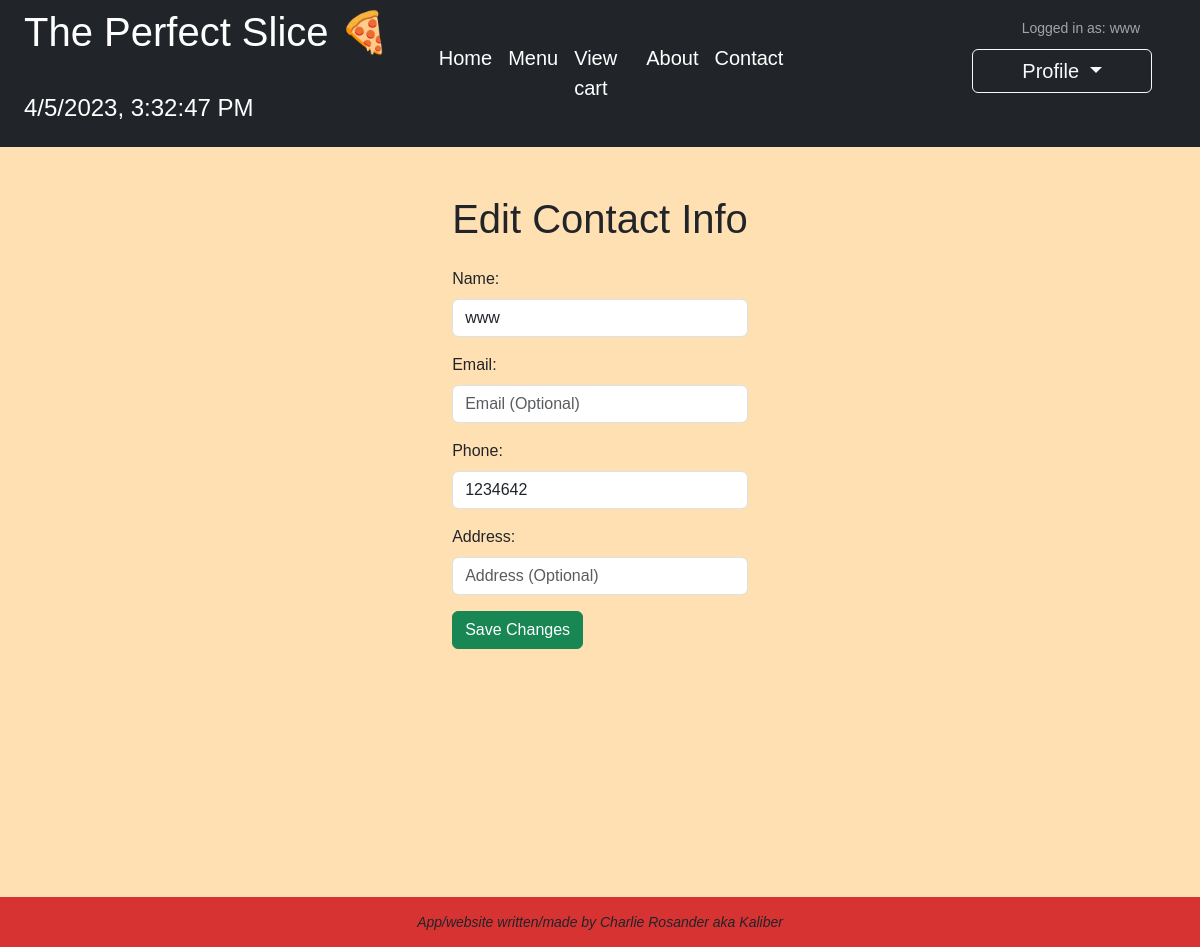
The app's page /edit_contact_info (signed in) with its own data.
### app.py (models this page shows)
class User(db.Model):
    __tablename__ = 'user'
    id = db.Column(db.Integer, primary_key=True)
    username = db.Column(db.String(80), unique=True, nullable=False)
    password = db.Column(db.String(80), unique=True, nullable=False)
    email = db.Column(db.String(80), unique=True, nullable=True)
    address = db.Column(db.String(80), nullable=True)
    phone = db.Column(db.String(80), nullable=True)
    date = db.Column(db.String(80), nullable=False)

### app.py (the view, shortened to what this page needs)
@app.route('/edit_contact_info', methods=['GET', 'POST'])
def edit_contact_info():
    if 'user' not in session or session['user'] == 'guest':
        return redirect(url_for('login'))
    current_user = User.query.filter_by(username=session['user']).first()
    return render_template('edit_profile.html', current_user=current_user)

### templates/edit_profile.html (shortened to what this page needs)
{% extends "layout.html" %}
{% block content %}
<div class="container mt-4">
    <div class="text-center my-4">
        <h1>
             Edit Contact Info
        </h1>
    </div>
    <div class="row">
        <div class="col">
            <form action="{{ url_for('edit_contact_info') }}" method="POST">
                <div class="mb-3">
                    <label for="username" class="form-label">Name:</label>
                    <input type="text" class="form-control" id="username" name="username"
                        value="{{ current_user.username if current_user.username }}">
                </div>
                <div class="mb-3">
                    <label for="email" class="form-label">Email:</label>
                    <input type="email" class="form-control" id="email" name="email"
                        value="{{ current_user.email if current_user.email }}" placeholder="Email (Optional)">
                </div>
                <div class="mb-3">
                    <label for="phone" class="form-label">Phone:</label>
                    <input type="text" class="form-control" id="phone" name="phone"
                        value="{{ current_user.phone if current_user.phone }}" placeholder="Phone (Optional)">
                </div>
                <div class="mb-3">
                    <label for="address" class="form-label">Address:</label>
                    <input type="text" class="form-control" id="address" name="address"
                        value="{{ current_user.address if current_user.address }}" placeholder="Address (Optional)">
                </div>
                <button type="submit" class="btn btn-success">Save Changes</button>
            </form>
        </div>
    </div>
</div>
{% endblock %}

### templates/layout.html (shortened to what this page needs)
<!DOCTYPE html>
<html lang="en">
<head>
    <link href="https://cdn.jsdelivr.net/npm/bootstrap@5.3.0-alpha1/dist/css/bootstrap.min.css" rel="stylesheet"
>
    <link rel="stylesheet" href="/static/stylesheet.css">
</head>
<body>
    <header id="header">
        <nav class="navbar navbar-expand-lg navbar-dark bg-dark">
            <div class="container-fluid" id="col-container">
                <div class="row w-100 h-100 mx-auto align-content-center">
                    <div class="col">
                        <a class="navbar-brand" href="{{ url_for('index') }}">
                            <h1>The Perfect Slice 🍕</h1>
                        </a>
                        <div id="timeanddate" style="min-height: 28.8px; min-width: 382.783px;">
                            <h4>
                                <p id="current-datetime"></p>
                            </h4>
                        </div>
                    </div>
                    <div class="col d-flex justify-content-center align-content-center">
                        <div class="d-flex">
                            <div class="collapse navbar-collapse" id="navbarNav">
                                <ul class="navbar-nav">
                                    <li class="nav-item">
                                        <a class="nav-link active fs-5" aria-current="page"
                                            href="{{ url_for('index') }}">Home</a>
                                    </li>
                                    <li class="nav-item">
                                        <a class="nav-link active fs-5" aria-current="page"
                                            href="{{ url_for('menu') }}">Menu</a>
                                    </li>
                                    <li class="nav-item">
                                        <a class="nav-link active fs-5" aria-current="page"
                                            href="{{ url_for('cart') }}">View
                                            cart</a>
                                    </li>
                                    <li class="nav-item">
                                        <a class="nav-link active fs-5" aria-current="page"
                                            href="{{ url_for('about') }}">About</a>
                                    </li>
                                    <li class="nav-item">
                                        <a class="nav-link active fs-5" aria-current="page"
                                            href="{{ url_for('contact') }}">Contact</a>
                                    </li>
                                </ul>
                            </div>
                        </div>
                    </div>
                    <div class="col">
                        <div class="d-grid mx-3">
                            <div class="d-grid ms-auto">
                                <small id="logged-in-div">
                                    {% if session.get("user") %}
                                    Logged in as:
                                    {% if session.get("user") %}
                                    {{ session["user"] }}
                                    {% endif %}
                                    {% else %}
                                    Not logged in
                                    {% endif %}
                                </small>
                            </div>
                            {% if not "admin" in session["user"] %}
                            <span class="dropdown ms-auto">
                                <button class="btn btn-outline-light me-2 dropdown-toggle" type="button"
                                    id="dropdownMenuButton1" data-bs-toggle="dropdown" aria-expanded="false">
                                    Profile
                                </button>
                            </span>
                            {% endif %}
                        </div>
                    </div>
                </div>
            </div>
        </nav>
    </header>
    <div id="bodypage" class="d-grid justify-content-center">
        {% block content %}
        {% endblock %}
    </div>
    <footer class="fixed-bottom" id="footertext">
        <div class="d-flex">
            <em><small>App/website written/made by Charlie Rosander aka Kaliber</small></em>
        </div>
    </footer>
</body>
</html>

### static/stylesheet.css (style rules this page uses)
#dropdownMenuButton1 { width: 180px; font-size: 20px; }
#logged-in-div { background-color: inherit; padding: 10px; border-radius: 5px; margin-right: 10px; opacity: 0.7; color: #dadada; }
#timeanddate { color: white; }
body { height: 100%; width: 100%; }
#bodypage { display: flex; justify-content: center; min-height: 100%; padding-bottom: 100px; }
#footertext { display: grid; align-items: center; justify-content: center; display: flex; height: 50px; background-color: #d73333; }
body { background-color: #ffe0b3; font-family: Arial, sans-serif; }
html, body, .intro { height: 100%; }

### records on screen
User: user "www", username "www", phone "1234642"
